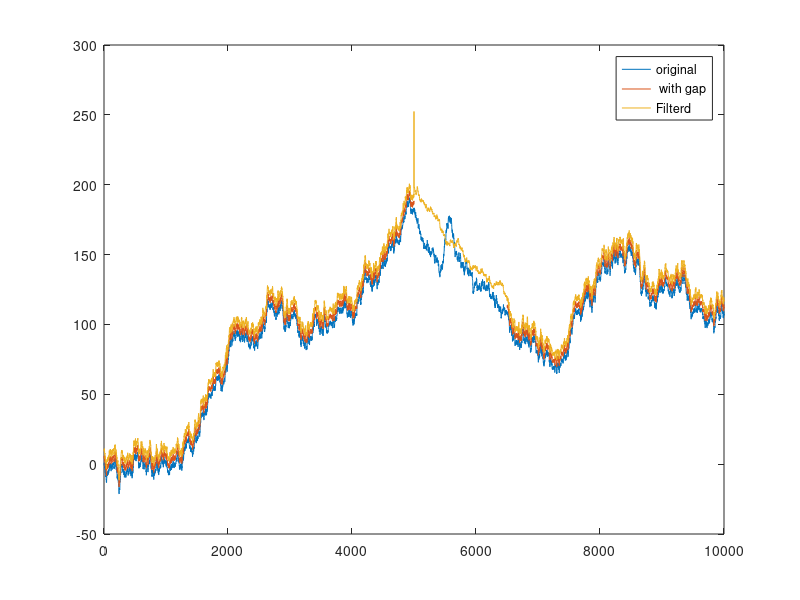

Reproduce this figure in MATLAB.
clear, clf
%%

n =10000;
%create signal
[origsig, signal] = deal(cumsum(randn(n,1)));

%remove specified window
boundryPnts = [5000 6500];
signal(boundryPnts(1):boundryPnts(2)) = 0/0;

% FFt of pre and post window data
fftpre = fft(signal(boundryPnts(1)-diff(boundryPnts)-1:boundryPnts(1)-1));
fftpst = fft(signal(boundryPnts(2)+1:boundryPnts(1)+diff(boundryPnts)+ 1));

%interpolated signal is comb of mixed fft and straight line
mixeddata = detrend(ifft((fftpre + fftpst)/2));
linedata = linspace(0,1,diff(boundryPnts)+1)' * (signal(boundryPnts(2)+1) - signal(boundryPnts(1)-1)) + signal(boundryPnts(1)-1);

%sum together for final result
linterp = mixeddata + linedata;

%put interpolated piece into signal
filtsig = signal;
filtsig(boundryPnts(1) : boundryPnts(2)) = linterp;

figure(1),clf
plot(1:n, [origsig signal+5 filtsig+10])
legend({'original';' with gap';'Filterd'})











